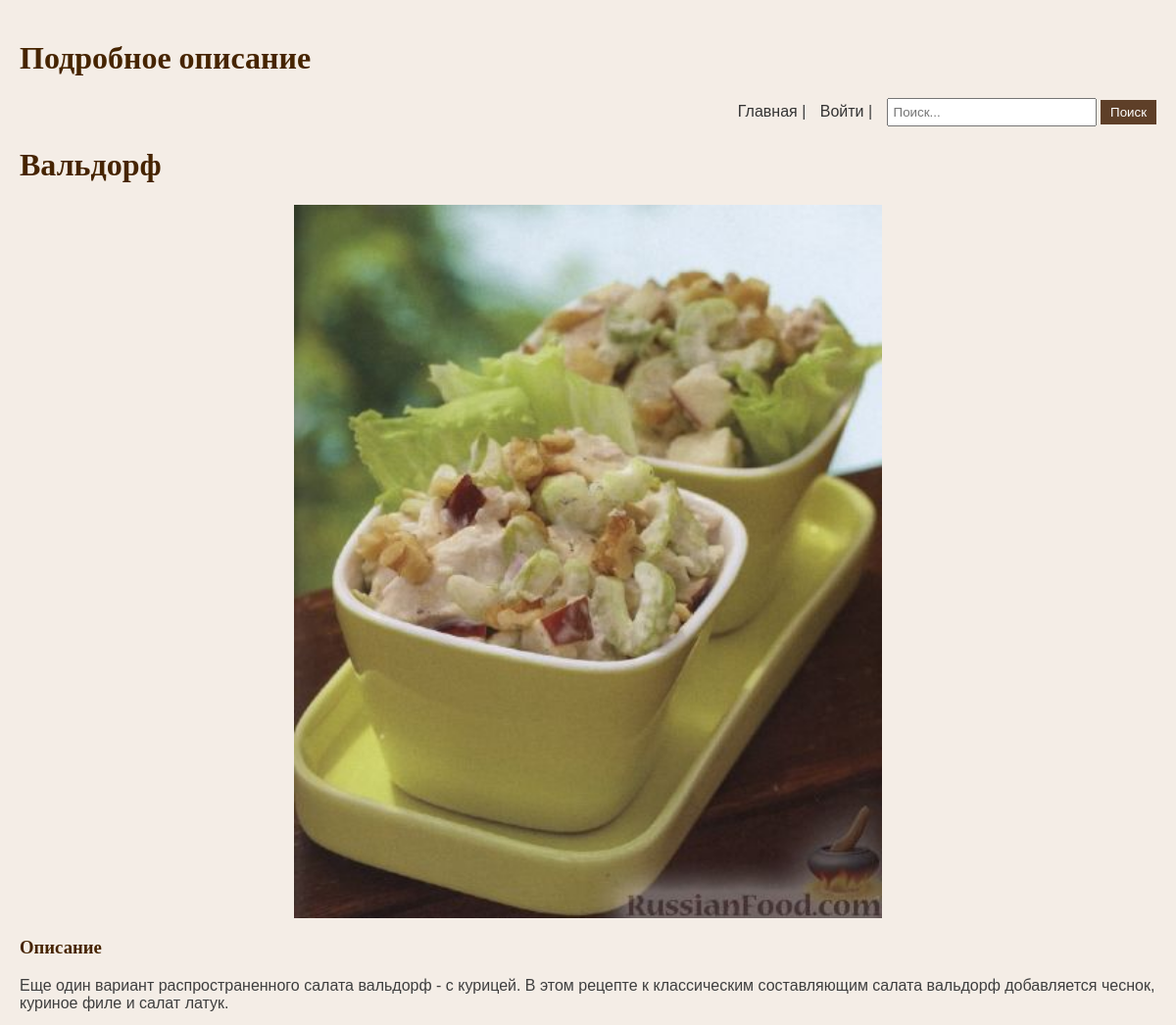
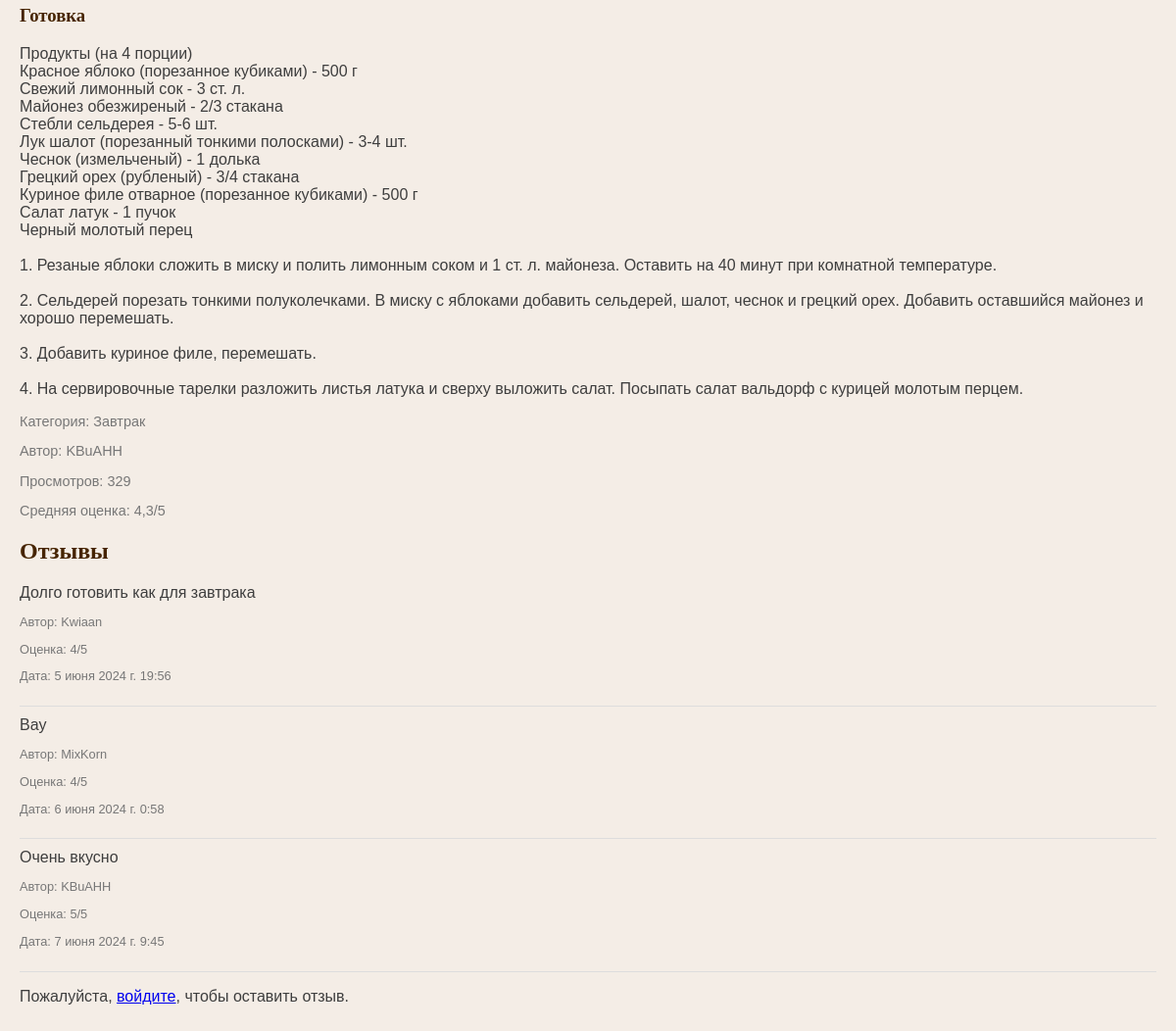
Page /text_detail/4/ on the committed database (2 pictures, top to bottom).
### registration_app/models.py (models this page shows, shortened)
class Text(models.Model):
    CATEGORY_CHOICES = [
        ('Завтрак', 'Завтрак'),
        ('Обед', 'Обед'),
        ('Ужин', 'Ужин'),
    ]
    title = models.CharField(max_length=255)
    short_description = models.CharField(max_length=255, null=True, blank=True)
    full_description = models.TextField()
    user = models.ForeignKey(CustomUser, on_delete=models.CASCADE)
    photo = models.ImageField(upload_to='photos/', null=True, blank=True)
    category = models.CharField(max_length=50, choices=CATEGORY_CHOICES)
    created_at = models.DateTimeField(default=timezone.now)
    views = models.PositiveIntegerField(default=0)

class CustomUser(models.Model):
    username = models.CharField(max_length=255, unique=True)
    password = models.CharField(max_length=255)
    email = models.EmailField(unique=True)
    token = models.CharField(max_length=255, blank=True, null=True)
    profile_photo = models.ImageField(upload_to='profile_photos/', null=True, blank=True)
    favorite_texts = models.ManyToManyField('Text', related_name='favorited_by', blank=True)
    is_moderator = models.BooleanField(default=False)

class Review(models.Model):
    text = models.ForeignKey(Text, related_name='reviews', on_delete=models.CASCADE)
    user = models.ForeignKey(CustomUser, on_delete=models.CASCADE)
    content = models.TextField()
    rating = models.IntegerField(default=0, validators=[MinValueValidator(0), MaxValueValidator(5)])
    created_at = models.DateTimeField(auto_now_add=True)

### registration_app/views.py (the view, shortened to what this page needs)
# urls.py: path('text_detail/<int:text_id>/', views.text_detail, name='text_detail'),
def text_detail(request, text_id):
    user, error_response = get_user_from_token(request)
    if error_response and request.method == 'POST':
        return error_response
    text = get_object_or_404(Text, id=text_id)
    text.views += 1
    text.save()
    reviews = text.reviews.all()
    user_review = Review.objects.filter(text=text, user=user).first() if user else None
    is_favorite = user and text in user.favorite_texts.all() if user else False
    average_rating = text.reviews.aggregate(Avg('rating'))['rating__avg']
    return render(request, 'registration_app/text_detail.html', {
        'text': text,
        'reviews': reviews,
        'user_review': user_review,
        'average_rating': average_rating,
        'is_favorite': is_favorite,
        'user': user,
    })

### registration_app/views.py (called while the page is built, shortened)
def get_user_from_token(request):
    token = request.COOKIES.get('token')
    if not token:
        return None, render(request, 'registration_app/token_invalid.html')

### registration_app/templates/registration_app/text_detail.html (shortened to what this page needs)
<!DOCTYPE html>
<html>
<head>
</head>
<body>
    <h1>Подробное описание</h1>
    {% if user %}
    <div class="menu">
        <a href="{% url 'success' %}">Главная</a> |
        <a href="{% url 'create_text' %}">Новый пост</a> |
        <a href="{% url 'profile' %}">Профиль</a> |
        <a href="{% url 'all_favorite_texts' %}">Избранное</a> |
        <a href="{% url 'chat_list' %}">Поддержка</a> |
        <form action="{% url 'search_results' %}" method="get" style="display:inline;">
            <input type="text" name="search_query" placeholder="Поиск..." />
            <button type="submit">Поиск</button>
        </form>
        {% if user.is_moderator %}
            <a href="{% url 'moderator_unpublished_texts' %}">Страница модератора</a><br>
        {% endif %}
    </div>
    {% else %}
    <div class="menu">
        <a href="{% url 'success' %}">Главная</a> |
        <a href="{% url 'login' %}">Войти</a> |
        <form action="{% url 'search_results' %}" method="get" style="display:inline;">
            <input type="text" name="search_query" placeholder="Поиск..." />
            <button type="submit">Поиск</button>
        </form>
    </div>
    {% endif %}
    <h1>{{ text.title }}</h1>
    <div class="text-details">
        <div class="text-photo">
            {% if text.photo %}
                <img src="{{ text.photo.url }}" alt="{{ text.title }}">
            {% endif %}
        </div>
        <h3>Описание</h3>
        <p>{{ text.short_description|linebreaksbr}}</p>
        <h3>Готовка</h3>
        <p>{{ text.full_description|linebreaksbr}}</p>
        <div class="text-meta">
            <p>Категория: {{ text.category }}</p>
            <p>Автор: {{ text.user.username }}</p>
            <p>Просмотров: {{ text.views }}</p>
            {% if average_rating is not None %}
                <p>Средняя оценка: {{ average_rating|floatformat:1 }}/5</p>
            {% else %}
                <p>Оценок пока нет</p>
            {% endif %}
        </div>
    </div>
    <div class="reviews">
        <h2>Отзывы</h2>
        {% if text.reviews.all %}
            {% for review in text.reviews.all %}
                <div class="review">
                    <div class="review-content">{{ review.content }}</div>
                    <div class="review-meta">
                        <p>Автор: {{ review.user.username }}</p>
                        <p>Оценка: {{ review.rating }}/5</p>
                        <p>Дата: {{ review.created_at }}</p>
                    </div>
                </div>
            {% endfor %}
        {% else %}
            <p>Нет отзывов.</p>
        {% endif %}
    </div>
    {% if user %}
        {% if user_review %}
        <div class="add-review">
        <h2>Изменить отзыв</h2>
        <form method="post" action="{% url 'text_detail' text.id %}">
            {% csrf_token %}
            <textarea name="content" placeholder="Ваш отзыв..." required>{{ user_review.content }}</textarea>
            <br>
            <label for="rating">Оценка: </label>
            <select name="rating" required>
                <option value="5" {% if user_review.rating == 5 %}selected{% endif %}>5</option>
                <option value="4" {% if user_review.rating == 4 %}selected{% endif %}>4</option>
                <option value="3" {% if user_review.rating == 3 %}selected{% endif %}>3</option>
                <option value="2" {% if user_review.rating == 2 %}selected{% endif %}>2</option>
                <option value="1" {% if user_review.rating == 1 %}selected{% endif %}>1</option>
            </select>
            <br><br>
            <button type="submit">Изменить отзыв</button>
        </form>
    {% else %}
        <div class="add-review">
            <h2>Добавить отзыв</h2>
            <form method="post" action="{% url 'text_detail' text.id %}">
                {% csrf_token %}
                <textarea name="content" placeholder="Ваш отзыв..." required></textarea>
                <br>
                <label for="rating">Оценка: </label>
                <select name="rating" required>
                    <option value="5">5</option>
                    <option value="4">4</option>
                    <option value="3">3</option>
                    <option value="2">2</option>
                    <option value="1">1</option>
                </select>
                <br><br>
                <button type="submit">Добавить отзыв</button>
            </form>
        </div>
    {% endif %}
    {% else %}
        <p>Пожалуйста, <a href="{% url 'login' %}">войдите</a>, чтобы оставить отзыв.</p>
    {% endif %}
</body>
</html>

### registration_app/templates/registration_app/text_detail.html (style rules this page uses)
body { font-family: Arial, sans-serif; max-width: 1700px; margin: auto; padding: 20px; background-color: #f4ede6; color: #3e3e3e; }
h1, h2, h3 { font-family: Georgia, serif; color: #462400; }
.text-details { margin-bottom: 20px; }
.text-photo img { width: 100%; max-width: 600px; height: auto; display: block; margin: auto; }
.text-meta { font-size: 0.9em; color: #777; margin-top: 10px; }
.reviews { margin-top: 20px; }
.review { border-bottom: 1px solid #ddd; padding-bottom: 10px; margin-bottom: 10px; }
.review-content { margin: 10px 0; }
.review-meta { font-size: 0.8em; color: #777; }
.menu { text-align: right; margin-bottom: 20px; }
.menu a { text-decoration: none; color: #333; margin-left: 10px; }
.menu form { display: inline; margin-left: 10px; }
.menu input[type="text"] { padding: 5px; width: 200px; }
.menu button { padding: 5px 10px; background-color: #5e3f28; color: #fff; border: none; cursor: pointer; }

### rows in the picture
Text: title "Вальдорф", photo (picture), short_description "Еще один вариант распространенного салата вальдорф - с курицей. В этом рецепте к классическим составляющим салата вальдорф добавляется чеснок, куриное филе и салат латук.", full_description "Продукты (на 4 порции) Красное яблоко (порезанное кубиками) - 500 г Свежий лимонный сок - 3 ст. л. Майонез обезжиреный - 2/3 стакана Стебли сельдерея - 5-6 шт. Лук шалот (порезанный тонкими полосками) - 3-4 шт. Чеснок (измельченый) - 1 долька Грецкий орех (рубленый) - 3/4 стакана Куриное филе отварное (порезанное кубиками) - 500 г Салат латук - 1 пучок Черный молотый перец 1. Резаные яблоки сложить в миску и полить лимонным соком и 1 ст. л. майонеза. Оставить на 40 минут при комнатной температуре. 2. Сельдерей порезать тонкими полуколечками. В миску с яблоками добавить сельдерей, шалот, чеснок и грецкий орех. Добавить оставшийся майонез и хорошо перемешать. 3. Добавить куриное филе,…", category "Завтрак", user.username "KBuAHH", views "329"
Review: content "Долго готовить как для завтрака", user.username "Kwiaan", rating "4", created_at "5 июня 2024 г. 19:56"
Review: content "Вау", user.username "MixKorn", rating "4", created_at "6 июня 2024 г. 0:58"
Review: content "Очень вкусно", user.username "KBuAHH", rating "5", created_at "7 июня 2024 г. 9:45"

### other values in the picture
{{ average_rating|floatformat:1 }} "4,3"
